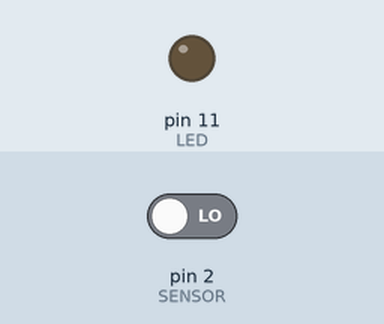
A sketch run on a simulated Arduino Uno, built with avr-gcc and run on an emulated ATmega328P. On the bench: output pins drawn as LEDs (lit = HIGH). Inputs (shaded band) come from the test bench; at power-on: pin 2 (SENSOR) LOW.

Above: at 1.2 s.
1.3 s: pin 2 (SENSOR) driven HIGH
At 2.5 s:
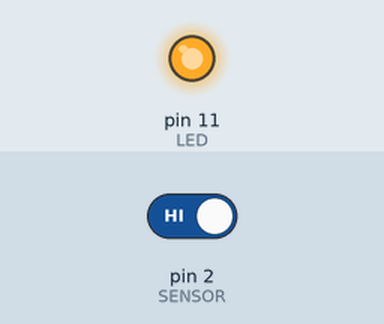
2.8 s: pin 2 (SENSOR) driven LOW
At 3.9 s:
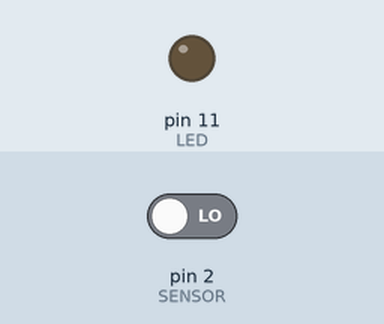
Timing chart, 0 to 5.8 s (numbered marks = the images above; inputs shaded):
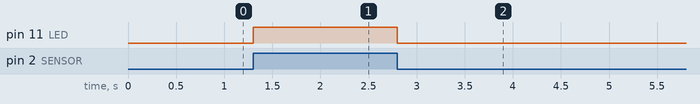

The sketch:

stunning_uusam1.ino
```cpp
int LED = 11;
int SENSOR = 2;

void setup() {
	pinMode(LED, OUTPUT);
	pinMode(SENSOR, INPUT);
  	digitalWrite(LED, LOW);
}

void loop () {

  digitalWrite(LED, digitalRead(SENSOR));

}
```

Measured:
- after the input at 1.3 s, pin 11 (LED): LOW → HIGH at once
- after the input at 2.8 s, pin 11 (LED): HIGH → LOW at once
